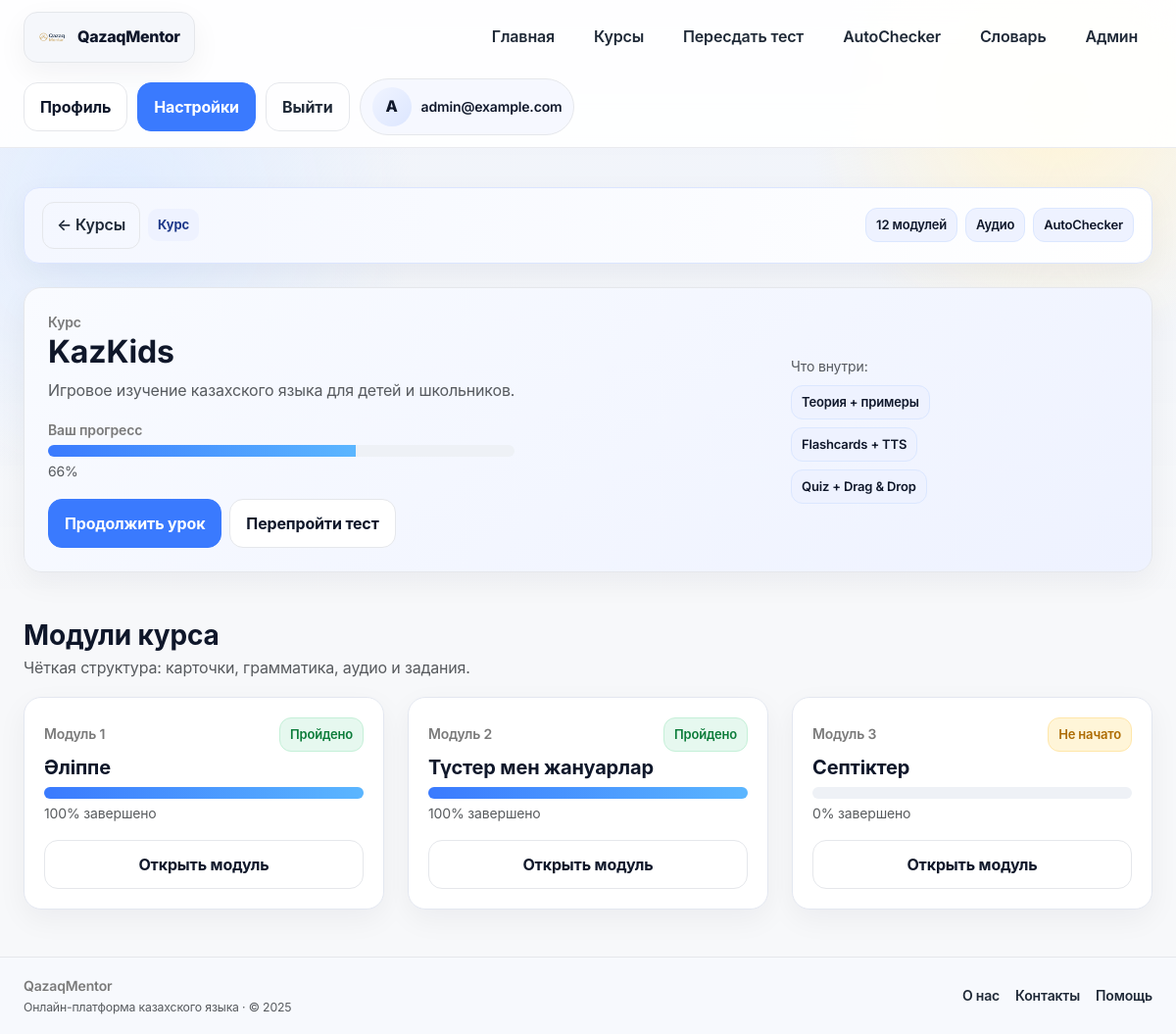
The app's page /course/kazkids (signed in) with its own data.
### app/models/__init__.py (models this page shows, shortened)
class User(Base):
    __tablename__ = "users"
    __allow_unmapped__ = True
    id = Column(Integer, primary_key=True, index=True)
    email = Column(String, unique=True, index=True, nullable=False)
    hashed_password = Column(String, nullable=False)
    age = Column(Integer, nullable=False)
    target = Column(String, nullable=False)  # school / general / business
    daily_minutes = Column(Integer, nullable=False, default=10)
    level = Column(String, nullable=True)
    role = Column(String, nullable=False, default="user")
    created_at = Column(DateTime, server_default=func.now(), nullable=False)
    placements: List["PlacementTestResult"] = relationship(
        "PlacementTestResult", back_populates="user", cascade="all, delete-orphan"
    )
    progresses: List["UserProgress"] = relationship(
        "UserProgress", back_populates="user", cascade="all, delete-orphan"
    )

class Course(Base):
    __tablename__ = "courses"
    __allow_unmapped__ = True
    id = Column(Integer, primary_key=True, index=True)
    slug = Column(String, unique=True, nullable=False)
    name = Column(String, nullable=False)
    description = Column(Text, nullable=False)
    audience = Column(String, nullable=False)  # kids / adult / gov
    modules: List["Module"] = relationship(
        "Module", back_populates="course", cascade="all, delete-orphan", order_by="Module.order"
    )

class Module(Base):
    __tablename__ = "modules"
    __allow_unmapped__ = True
    id = Column(Integer, primary_key=True, index=True)
    course_id = Column(Integer, ForeignKey("courses.id"), nullable=False)
    name = Column(String, nullable=False)
    order = Column(Integer, nullable=False, default=1)
    description = Column(Text, nullable=True)
    course: "Course" = relationship("Course", back_populates="modules")
    lessons: List["Lesson"] = relationship(
        "Lesson", back_populates="module", cascade="all, delete-orphan", order_by="Lesson.order"
    )

### app/routers/courses.py (the view)
@router.get("/course/{slug}")
async def course_page(
    slug: str,
    request: Request,
    db: Session = Depends(get_db),
    user: models.User = Depends(get_current_user),
):
    course = (
        db.query(models.Course)
        .options(selectinload(models.Course.modules).selectinload(models.Module.lessons))
        .filter(models.Course.slug == slug)
        .first()
    )
    if not course:
        raise HTTPException(status_code=404, detail="Course not found")
    progress_percent, next_lesson, progress_map = _calculate_progress(db, user, course)
    return render_template(
        request,
        "course_page.html",
        {
            "course": course,
            "progress": progress_percent,
            "next_lesson": next_lesson,
            "progress_map": progress_map,
        },
    )

### app/templates/course_page.html
{% extends "base.html" %}
{% block content %}
<section class="page-section">
    <div class="lesson-band mb-4 d-flex justify-content-between align-items-center flex-wrap gap-2">
        <div class="d-flex align-items-center gap-2">
            <a href="/courses" class="btn-ghost text-decoration-none">← Курсы</a>
            <span class="block-label">Курс</span>
        </div>
        <div class="d-flex gap-2 flex-wrap">
            <span class="pill">12 модулей</span>
            <span class="pill">Аудио</span>
            <span class="pill">AutoChecker</span>
        </div>
    </div>
    <div class="card-plate mb-5">
        <div class="d-flex flex-column flex-md-row justify-content-between align-items-start align-items-md-center gap-3">
            <div>
                <div class="muted-label">Курс</div>
                <h2 class="fw-bold mb-2">{{ course.name }}</h2>
                <p class="mb-3 text-muted">{{ course.description or "Описание курса появится позже." }}</p>
                <div class="muted-label mb-1">Ваш прогресс</div>
                <div class="progress progress-slim mb-1">
                    <div class="progress-bar" role="progressbar" style="width: {{ progress }}%;"></div>
                </div>
                <div class="small text-muted">{{ progress }}%</div>
                <div class="d-flex gap-2 flex-wrap mt-3">
                <a href="{{ '/lesson/' ~ next_lesson.id if next_lesson else '#' }}" class="btn btn-primary">
                    {% if next_lesson %}Продолжить урок{% else %}Начать курс{% endif %}
                </a>
                    <a href="/placement-test" class="btn btn-outline-dark">Перепройти тест</a>
                </div>
            </div>
            <div class="placeholder-md w-100" style="max-width: 360px;">
                <div class="d-flex flex-column gap-2 h-100 justify-content-center align-items-start p-3">
                    <div class="small text-muted">Что внутри:</div>
                    <div class="pill">Теория + примеры</div>
                    <div class="pill">Flashcards + TTS</div>
                    <div class="pill">Quiz + Drag & Drop</div>
                </div>
            </div>
        </div>
    </div>
    <div class="mb-3">
        <h3 class="fw-bold mb-1">Модули курса</h3>
        <p class="text-muted mb-0">Чёткая структура: карточки, грамматика, аудио и задания.</p>
    </div>
    <div class="row row-cols-1 row-cols-md-3 g-4">
        {% for module in course.modules %}
        {% set ns = namespace(completed=0) %}
        {% for lesson in module.lessons %}
            {% if progress_map.get(lesson.id) == 'done' %}
                {% set ns.completed = ns.completed + 1 %}
            {% endif %}
        {% endfor %}
        {% set module_progress = (ns.completed / (module.lessons|length)) * 100 if module.lessons|length else 0 %}
        {% set status = "Не начато" %}
        {% if module_progress == 100 %}
            {% set status = "Пройдено" %}
        {% elif module_progress > 0 %}
            {% set status = "В процессе" %}
        {% endif %}
        <div class="col">
            <div class="module-card h-100">
                <div class="d-flex justify-content-between align-items-center mb-1">
                    <div class="muted-label">Модуль {{ module.order }}</div>
                    <span class="status-badge {% if status == 'Пройдено' %}success{% elif status == 'В процессе' %}info{% else %}warn{% endif %}">{{ status }}</span>
                </div>
                <h5 class="fw-bold mb-2">{{ module.name }}</h5>
                <div class="progress progress-slim mb-1">
                    <div class="progress-bar" role="progressbar" style="width: {{ module_progress|round(0, 'floor')|int }}%;"></div>
                </div>
                <div class="small text-muted mb-3">{{ module_progress|round(0, 'floor')|int }}% завершено</div>
                <a href="/course/{{ course.slug }}/module/{{ module.id }}" class="btn btn-outline-dark w-100">Открыть модуль</a>
            </div>
        </div>
        {% endfor %}
    </div>
</section>
{% endblock %}

### app/templates/base.html (shortened to what this page needs)
<!DOCTYPE html>
<html lang="kk">
<head>
    <link href="https://cdn.jsdelivr.net/npm/bootstrap@5.3.3/dist/css/bootstrap.min.css" rel="stylesheet">
    <link rel="stylesheet" href="{{ url_for('static', path='css/main.css') }}?v=qm2">
</head>
<body>
<div class="app-bg"></div>
{% set current_user = request.state.user or (user if user is defined else None) %}
{% set current_path = request.url.path if request and request.url else '' %}
<header class="app-nav">
    <div class="page-shell nav-inner">
        <a href="/" class="brand-mark">
            <img src="{{ url_for('static', path='img/logo.png') }}" alt="QazaqMentor">
            <span>QazaqMentor</span>
        </a>
        <nav class="nav-links">
            <a class="nav-link {% if current_path == '/' %}active{% endif %}" href="/">Главная</a>
            <a class="nav-link {% if '/courses' in current_path %}active{% endif %}" href="/courses">Курсы</a>
            <a class="nav-link {% if '/placement' in current_path %}active{% endif %}" href="/placement-test">
                {% if current_user %}Пересдать тест{% else %}Тест уровня{% endif %}
            </a>
            <a class="nav-link {% if '/autochecker' in current_path %}active{% endif %}" href="/autochecker">AutoChecker</a>
            <a class="nav-link {% if '/vocabulary' in current_path or '/dictionary' in current_path %}active{% endif %}" href="/vocabulary">Словарь</a>
            {% if current_user and current_user.is_admin %}
            <a class="nav-link" href="/admin">Админ</a>
            {% endif %}
        </nav>
        <div class="nav-actions">
            {% if current_user %}
                <a class="btn btn-outline-dark" href="/profile">Профиль</a>
                <a class="btn btn-primary" href="/settings">Настройки</a>
                <form action="/logout" method="post" class="m-0">
                    <button type="submit" class="btn btn-ghost">Выйти</button>
                </form>
                <div class="profile-chip">
                    <div class="avatar">{{ current_user.email[0]|upper }}</div>
                    <div class="fw-semibold small">{{ current_user.full_name or current_user.email }}</div>
                </div>
            {% else %}
                <a class="btn btn-outline-dark" href="/login">Войти</a>
                <a class="btn btn-primary" href="/signup">Регистрация</a>
            {% endif %}
        </div>
    </div>
</header>
<main class="page-body">
    <div class="page-shell">
        {% block content %}{% endblock %}
    </div>
</main>
<footer class="footer-bar mt-5">
    <div class="page-shell d-flex align-items-center justify-content-between flex-wrap gap-3">
        <div>
            <div class="fw-semibold">QazaqMentor</div>
            <div class="small text-muted">Онлайн-платформа казахского языка · © 2025</div>
        </div>
        <div class="d-flex align-items-center gap-3">
            <a href="#">О нас</a>
            <a href="#">Контакты</a>
            <a href="#">Помощь</a>
        </div>
    </div>
</footer>
</body>
</html>

### records on screen
User: email "A", email "admin@example.com"
Course: name "KazKids", description "Игровое изучение казахского языка для детей и школьников."
Module: order "1", status "Пройдено", name "Әліппе", module_progress "100"
Module: order "2", status "Пройдено", name "Түстер мен жануарлар", module_progress "100"
Module: order "3", status "Не начато", name "Септіктер", module_progress "0"

### other values on screen
{{ progress }} "66"
